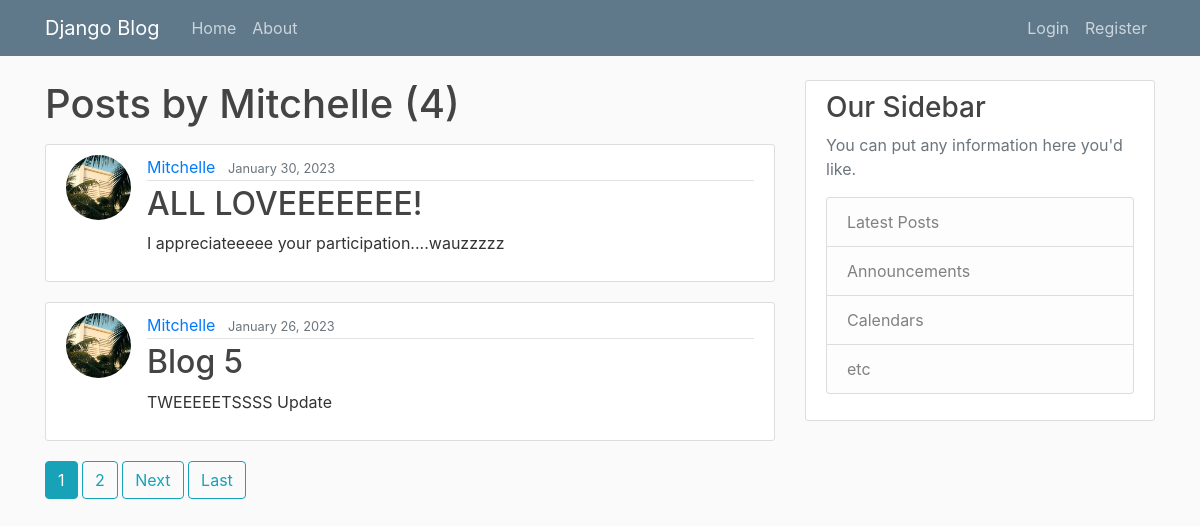
Page /user/Mitchelle on the committed database.
### blog/models.py (models this page shows, shortened)
class Post(models.Model):
    title = models.CharField(max_length=100)
    content = models.TextField() #unrestricted
    date_posted = models.DateTimeField(default = timezone.now) #day created and can be modified
    author = models.ForeignKey(User, on_delete=models.CASCADE)

### users/models.py (models this page shows, shortened)
class Profile(models.Model):
    user = models.OneToOneField(User, on_delete=models.CASCADE)
    image = models.ImageField(default='default.jpg', upload_to='profile_pics')

### blog/views.py (the view)
# urls.py: path('user/<str:username>', UserPostListView.as_view(), name = 'user-posts'),
class UserPostListView(ListView):
    model = Post
    template_name = 'blog/user_posts.html'
    context_object_name = 'posts'
    paginate_by = 2
    def get_queryset(self):
        user = get_object_or_404(User, username=self.kwargs.get('username'))
        return Post.objects.filter(author=user).order_by('-date_posted')

### blog/templates/blog/user_posts.html (shortened to what this page needs)
{% extends "blog/base.html" %}
{% block content %}
    <h1 class="mb-3">Posts by {{ view.kwargs.username }} ({{ page_obj.paginator.count }})</h1>
        {% for post in posts %}
                <article class="media content-section">
                        <img class="rounded-circle article-img" src= "{{ post.author.profile.image.url }}">
                        <div class="media-body">
                        <div class="article-metadata">
                        <a class="mr-2" href="{% url 'user-posts' post.author.username %}">{{ post.author }}</a>
                        <small class="text-muted">{{ post.date_posted|date:"F d, Y" }}</small>
                        </div>
                        <h2><a class="article-title" href="{% url 'post-detail' post.id %}">{{ post.title }}</a></h2>
                        <p class="article-content">{{ post.content }}</p>
                        </div>
                </article>
        {% endfor %}
        {% if is_paginated %}
            {% for num in page_obj.paginator.page_range %}
              {% if page_obj.number == num %}
                <a class="btn btn-info mb-4" href="?page={{ num }}">{{ num }}</a>
              {% elif num > page_obj.number|add:'-2' and num < page_obj.number|add:'2' %}
                <a class="btn btn-outline-info mb-4" href="?page={{ num }}">{{ num }}</a>
              {% endif %}
            {% endfor %}
            {% if page_obj.has_next %}
              <a class="btn btn-outline-info mb-4" href="?page={{ page_obj.next_page_number }}">Next</a>
              <a class="btn btn-outline-info mb-4" href="?page={{ page_obj.paginator.num_pages }}">Last</a>
            {% endif %}
        {% endif %}
{% endblock content %}

### blog/static/blog/main.css (style rules this page uses)
body { background: #fafafa; color: #333333; margin-top: 5rem; }
h1, h2, h3, h4, h5, h6 { color: #444444; }
.content-section { background: #ffffff; padding: 10px 20px; border: 1px solid #dddddd; border-radius: 3px; margin-bottom: 20px; }
.article-title { color: #444444; }
.article-content { white-space: pre-line; }
.article-img { height: 65px; width: 65px; margin-right: 16px; }
.article-metadata { padding-bottom: 1px; margin-bottom: 4px; border-bottom: 1px solid #e3e3e3 }

### rows in the picture
Post: author.profile.image (picture), author "Mitchelle", date_posted "January 30, 2023", title "ALL LOVEEEEEEE!", content "I appreciateeeee your participation....wauzzzzz"
Post: author.profile.image (picture), author "Mitchelle", date_posted "January 26, 2023", title "Blog 5", content "TWEEEEETSSSS Update"

### other values in the picture
{{ view.kwargs.username }} "Mitchelle"
{{ page_obj.paginator.count }} "4"
{{ num }} "1"
{{ num }} "2"
